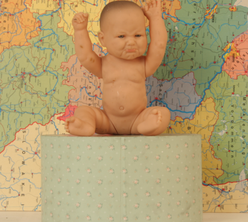
#> input picture week3/part2_CAIR/images/Baby/Baby.png, 248 x 222 px, shrunk from 413 x 370 before the run; its folder holds 3 pictures in this run
$ jupyter execute part2_CAIR.ipynb   (shell and % lines are left out)   (older library calls are emulated)
#> lines starting #> are read from the running program, lines starting #| are printed output that depends on the picture
# Content-Aware Image Retargeting
Reduce the width of images (`Baby.png`, `Diana.png`, `Snowman.png`) by `seams_number` columns using Seam Carving, implemented from scratch. Optionally use depth/saliency maps or other energy functions. Visualize seams if enabled.

[cell 1]
import cv2
import numpy as np
import matplotlib.pyplot as plt
#For show plot window outside of notebook

[cell 2]
def remove_seam_from_image(seam:list[int],image:np.ndarray,maps:list[np.ndarray]|None=None,visualize=False):
    """Remove a seam from image and maps

    Args:
        seam: List of seam indexes from top to bottom.
        image: Input image (H, W, 3) as float32 in [0, 1].
        maps: Optional list of 2D maps as float32 in [0, 1].
        visualize: If True, display seam and resized image.

    Returns:
        image_with_seam: Image (H, W, 3) as float32 in [0, 1] with green seam.
        removed_seam_image: Resized Image (H, W, 3) as float32 in [0, 1].
        removed_seam_maps: Resized maps if input is given.
    """

    #Save shape of image
    h,w,c=image.shape

    #Base image with width: w-1
    removed_seam_image=np.zeros((h,w-1,c),dtype=np.float32)

    #Base maps with same size
    if maps is not None:
        removed_seam_maps=[]
        for m in maps:
            removed_seam_maps.append(np.zeros((h,w-1),dtype=np.float32))

    #Copy of image to add graan seam
    image_with_seam=image.copy()

    #Image loop from top to bottom
    for i in range(h):
        #Index of seam pixel
        j=seam[i]

        #Remove pixel from image and maps
        removed_seam_image[i]=np.delete(image[i],j,0)
        if maps is not None:
            for rm,m in zip(removed_seam_maps,maps):
                rm[i]=np.delete(m[i],j,0)

        #Change seam pixel to green
        image_with_seam[i,j]=np.array([0,1,0]).astype(np.float32)

    #Show seam and final image
    if visualize:
        fig,axes=plt.subplots(1,2,figsize=(12,6))
        axes[0].imshow(cv2.cvtColor(image_with_seam,cv2.COLOR_BGR2RGB))
        axes[0].set_title("Seam")
        axes[0].axis("off")
        axes[1].imshow(cv2.cvtColor(removed_seam_image,cv2.COLOR_BGR2RGB))
        axes[1].set_title("Final")
        axes[1].axis("off")
        plt.show()

    #Two type of return based on input
    if maps is not None:
        return image_with_seam,removed_seam_image,removed_seam_maps
    return image_with_seam,removed_seam_image

[cell 3]
def find_min_energy_seam(matrix:np.ndarray):
    """Find min energy seam as list of seam indexes from top to bottom

    Args:
        matrix: 2D top to bottom energy matrix as float64.

    Returns:
        seam: List of seam indexes from top to bottom.
        seam_energy: Total energy of seam.
    """

    #Save matrix size
    h,w=matrix.shape

    #Seam indexes list
    seam=[]

    #Choose minimum seam from last row
    j=np.argmin(matrix[-1])
    seam.append(j)
    seam_energy=matrix[-1,j]

    #Find seam from bottom to top
    for i in range(h-2,-1,-1):
        j=seam[-1]
        #First and last columns have two option to continue seam
        if j==0:
            seam.append(j+np.argmin(matrix[i,j:j+2]))
        elif j==w-1:
            seam.append(j-1+np.argmin(matrix[i,j-1:j+1]))
        else:
            seam.append(j-1+np.argmin(matrix[i,j-1:j+2]))

    #Seam indexes from top to bottom
    seam.reverse()

    #Return seam indexes and its energy
    return seam,seam_energy

[cell 4]
def calculate_energy_matrix(map:np.ndarray):
    """Calculate energy matrix from top to bottom

    Args:
        map: 2D map as float32 in [0, 1].
        visualize: If True, display all maps and resualt.

    Returns:
        energy_matrix: 2D top to bottom energy matrix as float64.
    """

    #Copy of map as float64 and save its shape
    matrix=map.copy().astype(np.float64)
    h,w=matrix.shape

    #Calculate from row 2
    for i in range(1,h):
        for j in range(w):
            #First and last columns have two option
            if j==0:
                matrix[i,j]=min(matrix[i-1,j],matrix[i-1,j+1])+matrix[i,j]
            elif j==w-1:
                matrix[i,j]=min(matrix[i-1,j-1],matrix[i-1,j])+matrix[i,j]
            else:
                matrix[i,j]=min(matrix[i-1,j-1],matrix[i-1,j],matrix[i-1,j+1])+matrix[i,j]

    return matrix

[cell 5]
def wheighted_final_map(maps:list[np.ndarray],wheights:list[float],visualize=False):
    """Generate final energy map from all maps with custom wheights

    Args:
        maps: Tuple of 2D maps as float32 in [0, 1].
        wheights: Weight of each map in final map with sum=1.
        visualize: If True, display all maps and resualt.

    Returns:
        wmap: Final 2D energy map as float32 in [0, 1].
    """

    #Number of input maps
    n=len(maps)

    #Show all maps and wheights and final map
    if visualize:
        fig,axes=plt.subplots(1,n+1,figsize=((n+1)*3,4))

    #Base of final map
    wmap=np.zeros_like(maps[0])

    #Loop in maps
    for i in range(n):
        #Add each map to plot
        if visualize:
            axes[i].imshow(maps[i],cmap="gray")
            axes[i].set_title(f"Map {i+1}: {int(wheights[i]*100)}%")
            axes[i].axis("off")

        #Add each map to final map with wheight
        wmap+=maps[i]/np.max(maps[i])*wheights[i]

    #Add final map to plot and show it
    if visualize:
        axes[n].imshow(wmap,cmap="gray")
        axes[n].set_title("Final Map")
        axes[n].axis("off")
        plt.show()

    #Return final map
    return wmap

[cell 6]
def generate_GMap(image:np.ndarray,visualize=False):
    """Generate gradient energy map of image

    Args:
        image: Input image (H, W, 3) as float32 in [0, 1].
        visualize: If True, display GMap.

    Returns:
        gmap: Gradient energy map of image
    """

    #Remove colors
    gmap=cv2.cvtColor(image,cv2.COLOR_BGR2GRAY)

    #Sobel filters to show edges
    sobel_x=cv2.Sobel(gmap,cv2.CV_32F,1,0,ksize=3)
    sobel_y=cv2.Sobel(gmap,cv2.CV_32F,0,1,ksize=3)

    #Calculate gmap
    gmap=np.abs(sobel_x)+np.abs(sobel_y)

    #Show plot of image and its gmap
    if visualize:
        fig,axes=plt.subplots(1,2)
        axes[0].imshow(cv2.cvtColor(image,cv2.COLOR_BGR2RGB))
        axes[0].set_title("Original Image")
        axes[0].axis("off")
        axes[1].imshow(gmap,cmap="gray")
        axes[1].set_title("GMap")
        axes[1].axis("off")
        plt.show()

    #Return GMap
    return gmap

[cell 7]
def seam_carving(image,seams_number,depth_map=None,saliency_map=None,visualize=False):
    """Perform Seam Carving to reduce image width by seams_number columns.

    Args:
        image: Input image (H, W, 3) as float32 in [0, 1].
        seams_number: Number of vertical seams to remove.
        depth_map: Optional depth map (H, W) as float32.
        saliency_map: Optional saliency map (H, W) as float32.
        visualize: If True, display seams during processing.

    Returns:
        resized_image: Image with reduced width.
        seam_energies: List of cumulative energies of removed seams.
    """
    # TODO: Implement Seam Carving from scratch
    # 1. Compute energy map (e.g., gradient, depth, or saliency-based)
    # 2. Find lowest-energy vertical seam using dynamic programming
    # 3. Remove seam and update image
    # 4. Repeat for seams_number iterations
    # 5. Visualize seams if flag enabled
    # 6. Log seam energies

    #Copy of image for first seam removal
    final_image=image.copy()

    #List of seam energies for logging
    seam_energies=[]

    #List of maps and custom wheights for each list of maps
    #maps[0]:Calculated GMap
    maps=[None,]
    if depth_map is not None and saliency_map is not None:
        maps.append(depth_map)
        maps.append(saliency_map)
        wheights=[0.25,0.5,0.25]
    elif depth_map is not None:
        maps.append(depth_map)
        wheights=[0.40,0.60]
    elif saliency_map is not None:
        maps.append(saliency_map)
        wheights=[0.5,0.5]
    else:
        wheights=[1.0,]

    #Initialize visualizing
    if visualize:
            plt.ion()
            fig,ax=plt.subplots()
            ax.imshow(cv2.cvtColor(image,cv2.COLOR_BGR2RGB))
            ax.axis("off")
            ax.set_title("Let's Go!!!")
            plt.pause(1)

    #Loop of seam removal
    for n in range(seams_number):
        #Generate GMap
        maps[0]=generate_GMap(final_image)

        #Generate WMap from all maps
        wheighted_map=wheighted_final_map(maps,wheights)

        #Calculate energy matrix of map
        energy_matrix=calculate_energy_matrix(wheighted_map)

        #Find seam and log its energy
        seam,seam_energy=find_min_energy_seam(energy_matrix)
        seam_energies.append(f"Seam {n+1}: {seam_energy}")

        #Remove seam from image and maps and image with green seam
        if len(maps)==1:
            seam_image,final_image=remove_seam_from_image(seam,final_image)
        else:
            seam_image,final_image,maps[1:]=remove_seam_from_image(seam,final_image,maps[1:])

        #Show each seam removal
        if visualize:
            ax.clear()
            ax.imshow(cv2.cvtColor(seam_image,cv2.COLOR_BGR2RGB))
            ax.axis("off")
            ax.set_title(f"Remove seam {n+1}/{seams_number}")
            plt.pause(0.01)

    #Return image and seam logs
    return final_image,seam_energies

[cell 8]
#Load images and maps
def load_files(image_name):
    image_path = f"./images/{image_name}/{image_name}.png"
    image_dmap_path = f"./images/{image_name}/{image_name}_DMap.png"
    image_smap_path = f"./images/{image_name}/{image_name}_SMap.png"
    return image_path,image_dmap_path,image_smap_path

file_name="Baby"
# file_name="Diana"
# file_name="Snowman"
image_path,image_dmap_path,image_smap_path=load_files(file_name)

image=cv2.imread(image_path).astype(np.float32)/255.0
image_dmap=cv2.imread(image_dmap_path,cv2.IMREAD_GRAYSCALE).astype(np.float32)/255.0
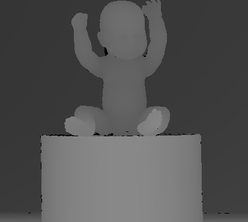
#> input picture week3/part2_CAIR/images/Baby/Baby_DMap.png, 248 x 222 px, shrunk from 413 x 370 before the run
#> image_dmap: shape (222, 248) float32; min 0, max 0.569, mean 0.326
image_smap=cv2.imread(image_smap_path,cv2.IMREAD_GRAYSCALE).astype(np.float32)/255.0
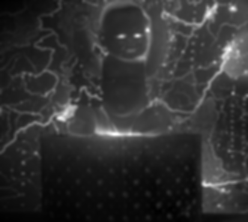
#> input picture week3/part2_CAIR/images/Baby/Baby_SMap.png, 248 x 222 px, shrunk from 413 x 370 before the run
#> image_smap: shape (222, 248) float32; min 0, max 0.988, mean 0.195

#Parameters
seams_number=200
visualize=True #If True, uncomment %matplotlib tk in first cell and restart to show animation

[cell 9]
#Process images
image_resized,seam_energies=seam_carving(image,seams_number,image_dmap,image_smap,visualize)
#> the loop in seam_carving, `for n in range(seams_number):` made 200 passes
#> seam_energy on passes 1 to 3: 49.71, 50, 50.13
#> pass 1, in generate_GMap, `sobel_x=cv2.Sobel(gmap,cv2.CV_32F,1,0,ksize=3)`:
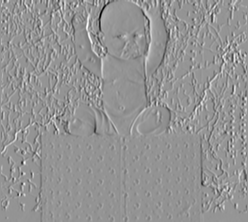
#> sobel_x: shape (222, 248) float32; min -1.72, max 1.24, mean -0.00258; drawn with min black and max white
#> pass 1, in generate_GMap, `sobel_y=cv2.Sobel(gmap,cv2.CV_32F,0,1,ksize=3)`:
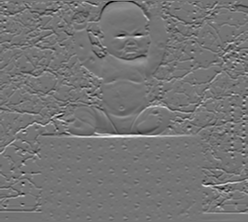
#> sobel_y: shape (222, 248) float32; min -1.44, max 1.71, mean 0.00379; drawn with min black and max white
#> pass 1, in generate_GMap, `gmap=np.abs(sobel_x)+np.abs(sobel_y)`:
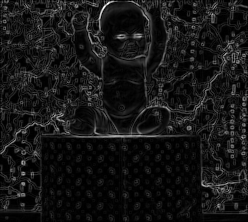
#> gmap: shape (222, 248) float32; min 0, max 2.55, mean 0.225; drawn with min black and max white
#> pass 1, in seam_carving, `plt.pause(0.01)`:
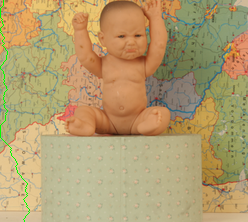
#> shown: shape (222, 248, 3) float32; mean R, G, B 0.699, 0.615, 0.435
#> after the loop in seam_carving, `for n in range(seams_number):`:
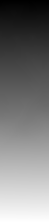
#> energy_matrix: shape (222, 49) float64; min 0.252, max 97.12, mean 46.4; drawn with min black and max white
#> after the loop in seam_carving, `for n in range(seams_number):`:
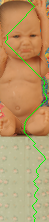
#> seam_image: shape (222, 49, 3) float32; mean B, G, R 0.411, 0.594, 0.722
#> after the loop in seam_carving, `for n in range(seams_number):`:
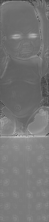
#> wheighted_map: shape (222, 49) float32; min 0.252, max 0.767, mean 0.463

#Save seam energies
with open(f"{file_name}_energy_log.txt","w") as f:
    f.write(f"{file_name} Seam Energies:\n" + "\n".join(map(str, seam_energies)) + "\n")

#Visualize results
fig,axes=plt.subplots(1,2)
axes[0].imshow(cv2.cvtColor(image,cv2.COLOR_BGR2RGB))
axes[0].set_title("Image")
axes[0].axis("off")
axes[1].imshow(cv2.cvtColor(image_resized,cv2.COLOR_BGR2RGB))
axes[1].set_title("Resized")
axes[1].axis("off")
plt.show()
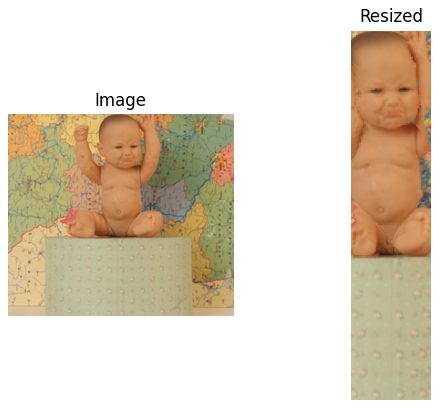
#> figure drawn by matplotlib, 2 panels

#Save resized images
cv2.imwrite(f"{file_name}_resized.png",(image_resized*255).astype(np.uint8));
